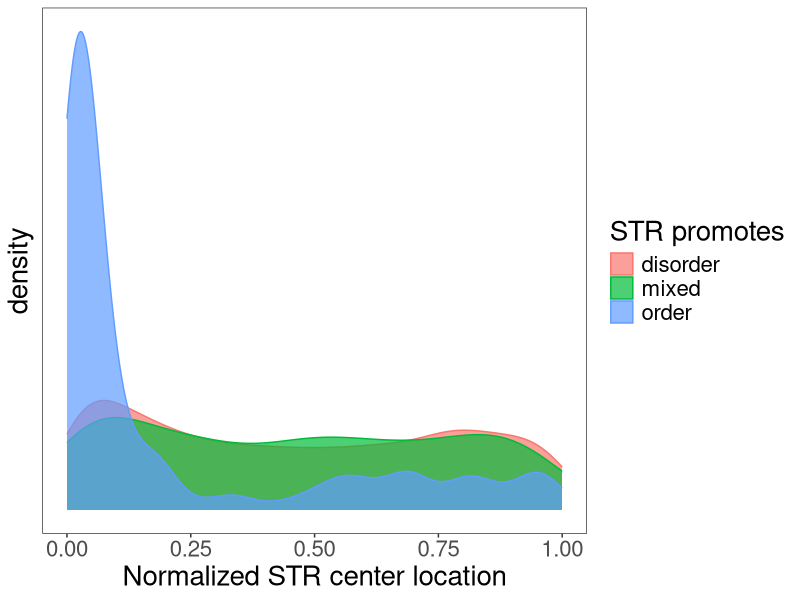
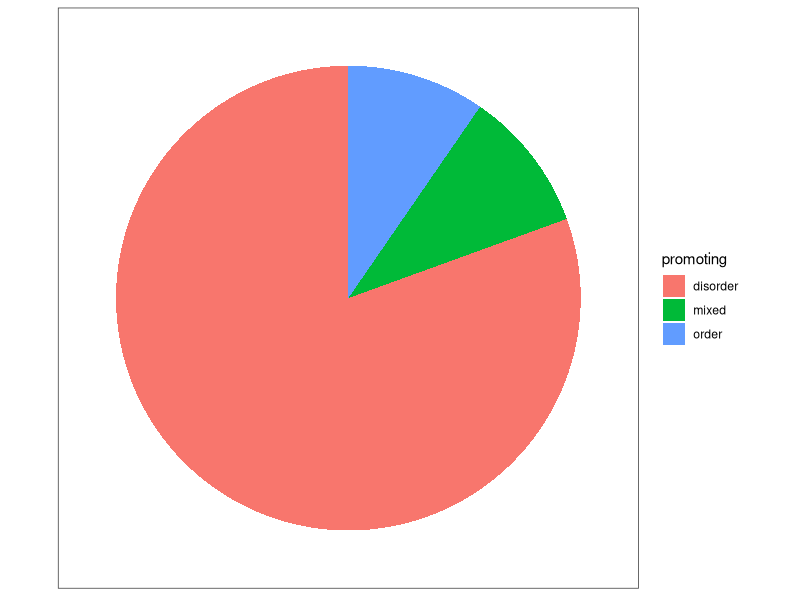
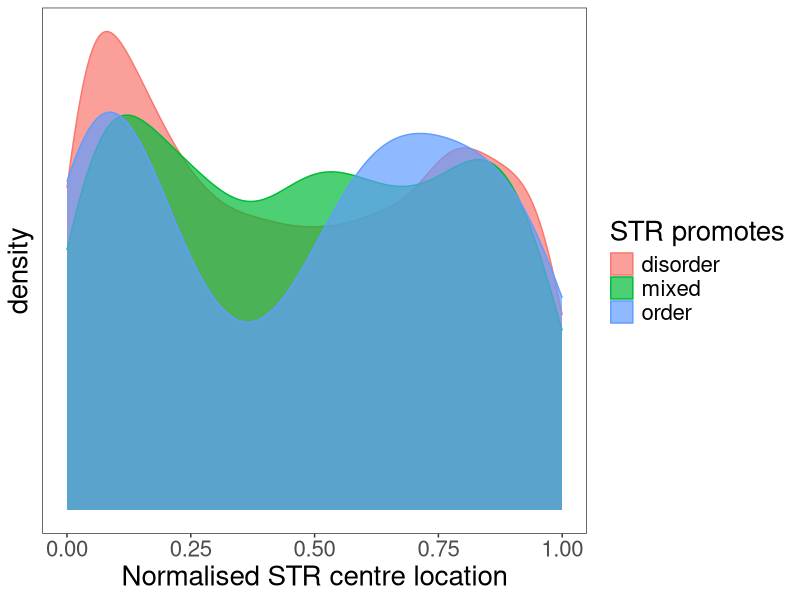
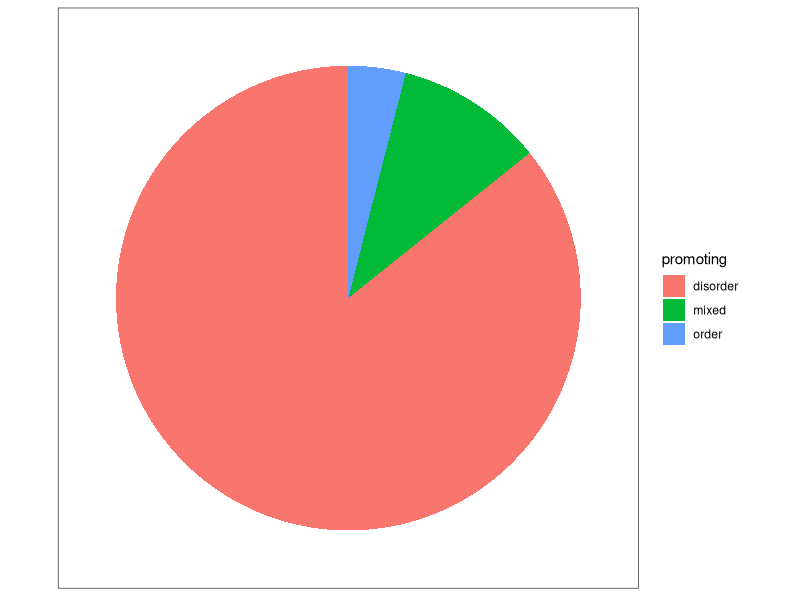

Source code (R) for these figures, in order:
library(tidyverse)

# loading STR data
master_df <- read.table("../data_for_sub/str_sp_final.tsv", header=TRUE, sep="\t")

# loading signal peptide data
signal_peptides <- read.table("../data_for_sub/signal_peptides_all_proteins_with_ptm.tsv", header=FALSE, sep="\t")
colnames(signal_peptides) <- c("ID", "signal_begin", "signal_end", "PTM")

# merging data frames
master_df <- master_df %>% left_join(signal_peptides, by="ID")

# for proteins without signal peptides, set the signal begin and end locations to 0
master_df$signal_begin[is.na(master_df$signal_begin)] <- 0 
master_df$signal_end[is.na(master_df$signal_end)] <- 0 


# calculate normalized STR centers
str_location_df <- master_df %>%
  transmute(tr_type,
            center=round(center),
            ID = ID,
            begin = begin,
            signal_end = signal_end,
            l_effective=l_effective,
            promoting=promoting,
            protein_length=round(protein_length),
            repeat_region_length=round(repeat_region_length)) %>%
  mutate(usableLen = protein_length - repeat_region_length,
         pos = (center-ceiling(repeat_region_length/2))/usableLen) %>%
  filter(usableLen > 0, pos <= 1)


# Locations of STR centers in proteins, coloured on disorder promoting propensity 
str_location_df %>% 
  ggplot(aes(x = pos, colour=promoting, fill=promoting)) +
  geom_density(alpha=.7) +
  theme_bw() +
  theme(axis.ticks.y = element_blank(),
        axis.text.y = element_blank(),
        panel.grid = element_blank(),
        text = element_text(size=20)) +
  xlab("Normalized STR center location")  +
  labs(fill="STR promotes", color="STR promotes")

# Pie chart of disorder propensity
pie_df <- master_df %>% group_by(promoting) %>% summarise(count=n())
pie_df$data_set <- "all"

pie_df %>% ggplot(aes(x=data_set, y=count, fill=promoting)) +
  geom_bar(stat="identity") +
  coord_polar("y", start=0) +
  theme_bw() +
  theme(axis.text = element_blank(),
        axis.ticks = element_blank(),
        panel.grid = element_blank(),
        axis.title = element_blank())

# Locations of STR in proteins, colored on disorder promoting propensity but 
# STRs in signal peptides are removed
str_location_df %>% filter(begin > signal_end) %>% 
  ggplot(aes(x = pos, colour=promoting, fill=promoting)) +
  geom_density(alpha=.7) +
  theme_bw() +
  theme(axis.ticks.y = element_blank(),
        axis.text.y = element_blank(),
        panel.grid = element_blank(),
        text = element_text(size=20)) +
  xlab("Normalised STR centre location")  +
  labs(fill="STR promotes", color="STR promotes")

# Pie chart of disorder propensity but STRs in signal peptides are removed
pie_nosig_df <- master_df %>% filter(!end <= signal_end) %>% group_by(promoting) %>% summarise(count=n())
pie_nosig_df$data_set <- "all"

pie_nosig_df %>% ggplot(aes(x=data_set, y=count, fill=promoting)) +
  geom_bar(stat="identity") +
  coord_polar("y", start=0) +
  theme_bw() +
  theme(axis.text = element_blank(),
        axis.ticks = element_blank(),
        panel.grid = element_blank(),
        axis.title = element_blank())
